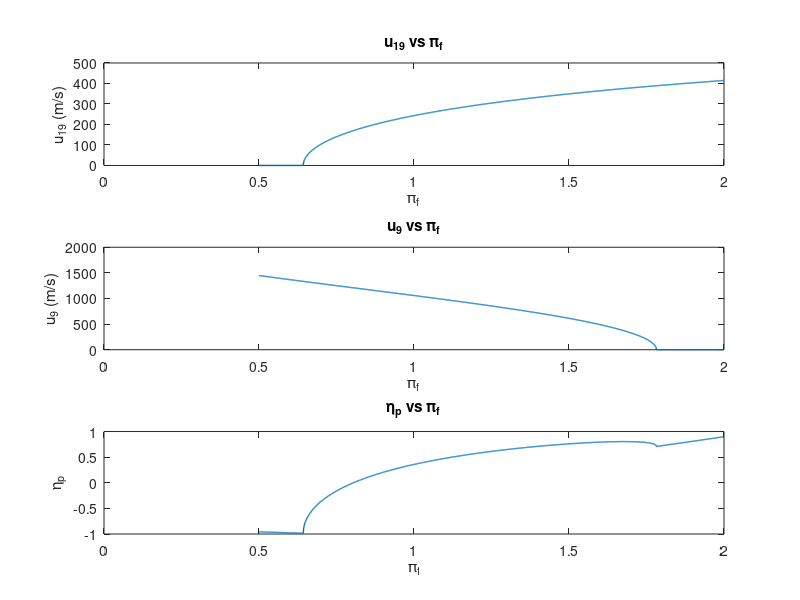

The MATLAB script that drew this image:
clear; clc;
alpha = 12.25;
pi_f = linspace(0.5,2,1000);
pi_LPC =  4.1;
pi_HPC = 6.3;
pi_d = 0.98;
eta_f = 0.89;
eta_LPC = 0.88;
eta_HPC = 0.86;
pi_b = 0.96;
eta_b = 0.99;
eta_HPT = 0.91;
eta_LPT = 0.92;
eta_mH = 0.993;
eta_mL = 0.997;
pi_np = 0.99;
pi_ns = 0.99;

g =  9.80665;
alt = 11000;
M_0 = 0.85;
h = 43e6;
T_t4 = 1450;
R_g = 287;
R = R_g;
gamma_c = 1.4;
gamma_t = 1.3;
Cp_c = gamma_c /(gamma_c-1) * R_g;
Cp_t = gamma_t /(gamma_t-1) * R_g;

T_0 = 288.15 - 0.0065*alt;
p_0 = 101325*(T_0/288.15)^5.256;
a_0 = sqrt(gamma_c*R_g*T_0);
    
delta_0 = (1 + (gamma_c-1)/2 * M_0^2)^(gamma_c/(gamma_c-1));
theta_0 = 1 + (gamma_c-1)/2 * M_0^2;
    
T_t0 = theta_0 * T_0;
T_t2 = T_t0;

tau_LPC = 1 + (pi_LPC ^ ((gamma_c - 1)/gamma_c) - 1 )/eta_LPC;
tau_HPC = 1 + (pi_HPC ^ ((gamma_c - 1)/gamma_c) - 1 )/eta_HPC;
    
T_t3 = T_t2 * tau_LPC * tau_HPC;

f = (Cp_t *T_t4 - Cp_c*T_t3)/(eta_b * h - Cp_t *T_t4);

 
tau_HPT = 1 - (Cp_c*T_t2*tau_LPC*(tau_HPC-1))/(eta_mH*Cp_t*T_t4*(1+f));
pi_HPT = (1 - (1-tau_HPT)/(eta_HPT))^(gamma_t/(gamma_t-1));

%% u19

for i = 1:length(pi_f)
    tau_f(i) = ((pi_f(i))^((gamma_c-1)/(gamma_c))-1)/(eta_f)+1;
    tau_LPT(i) = 1 - ((Cp_c*T_t2*((tau_LPC-1)+ alpha*(tau_f(i)-1))) / (eta_mL*tau_HPT*Cp_t*T_t4*(1+f)));
    pi_LPT(i) = (1 - (1-tau_LPT(i))/(eta_LPT))^(gamma_t/(gamma_t-1));
    M_19(i) = sqrt((2/(gamma_c-1))*((delta_0*pi_f(i)*pi_d*pi_ns)^((gamma_c-1)/(gamma_c))-1));
    T_19(i) = (T_t0*tau_f(i))/(1+((gamma_c-1)/(2))*(M_19(i))^2);
    u_19(i) = (M_19(i))*sqrt(gamma_c*R*(T_19(i)));
end

%% u9

for j = 1:length(pi_f)
    p_t9(j) = p_0*delta_0*pi_d*pi_f(j)*pi_LPC*pi_HPC*pi_b*pi_HPT*pi_LPT(j)*pi_np;
    M_9(j) = sqrt((2/(gamma_t-1))*(((p_t9(j))/(p_0))^((gamma_t-1)/(gamma_t))-1));
    T_t9(j) = T_t4 * tau_HPT * tau_LPT(j);
    T_9(j) = T_t9(j) / (1+((gamma_t-1)/2) * (M_9(j))^2);
    u_9(j) = M_9(j) * sqrt(gamma_t * R_g * T_9(j));
end

%% eta P

u_0 = M_0*a_0;
for k = 1:length(pi_f)
    eta_p(k) = (2*u_0*((1+f)*u_9(k)+alpha*u_19(k)-(1+alpha)*u_0))/((1+f)*u_9(k)^2+alpha*u_19(k)^2-(1+alpha)*u_0^2);
end

subplot(3,1,1)
plot(pi_f,u_19,'LineWidth',1)
title('u_{19} vs \pi_f')
xlabel('\pi_f')
ylabel('u_{19} (m/s)')

subplot(3,1,2)
plot(pi_f,u_9,'LineWidth',1)
title('u_9 vs \pi_f')
xlabel('\pi_f')
ylabel('u_{9} (m/s)')

subplot(3,1,3)
plot(pi_f,eta_p,'LineWidth',1)
title('\eta_p vs \pi_f')
xlabel('\pi_f')
ylabel('\eta_p')